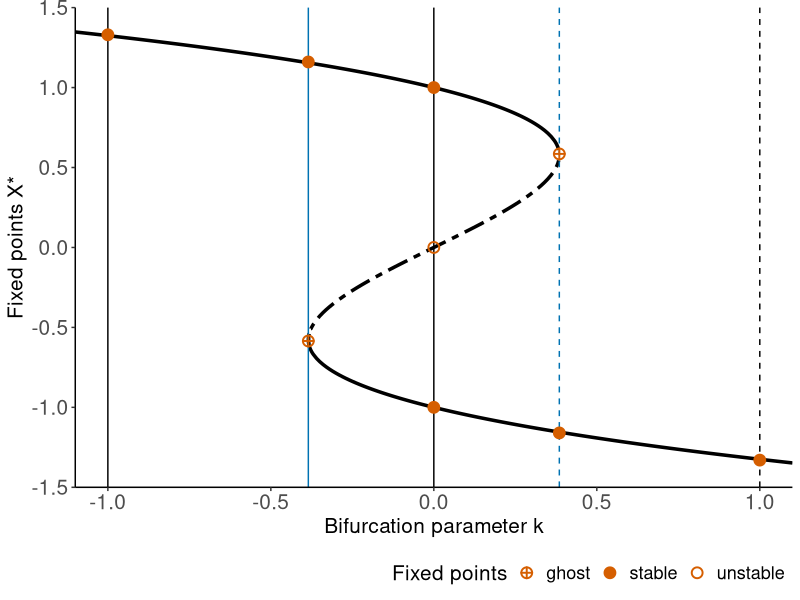
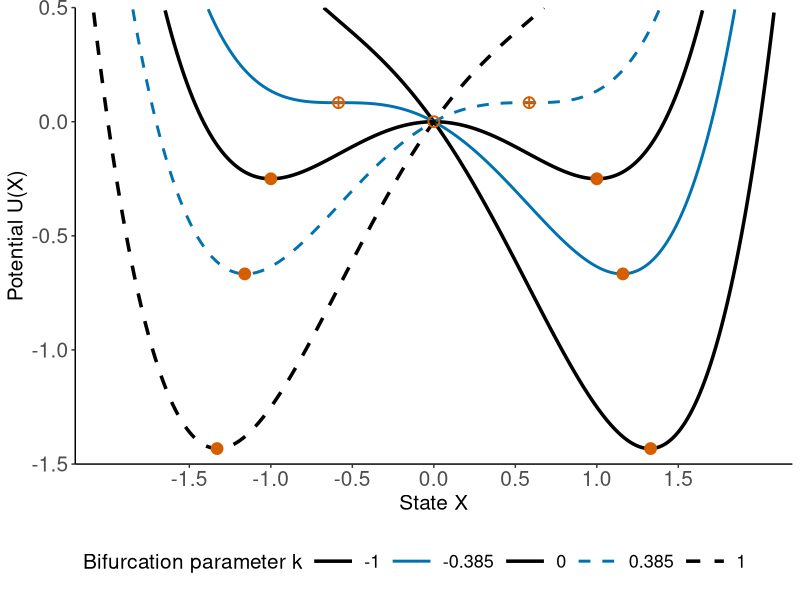
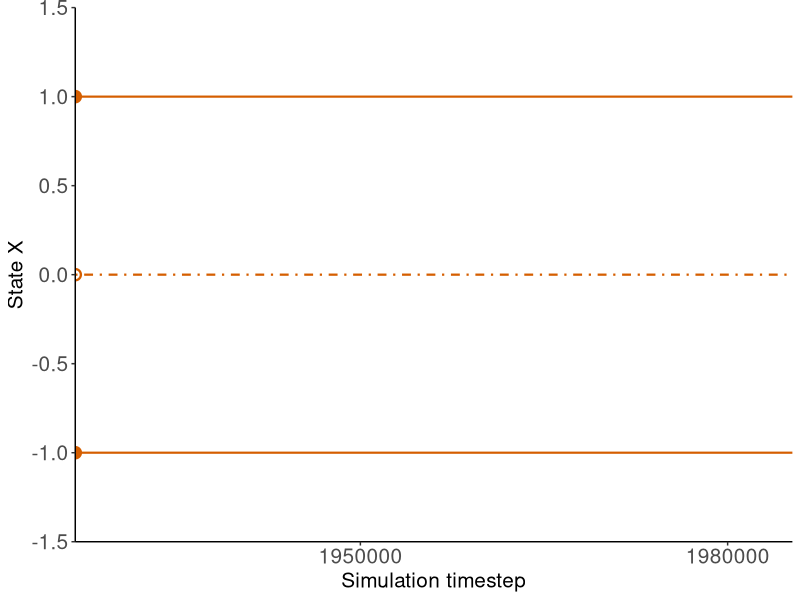
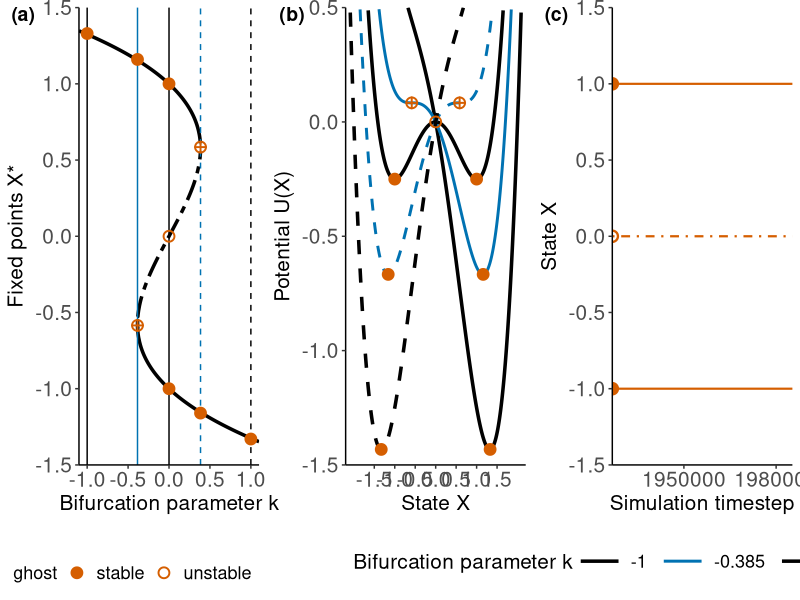
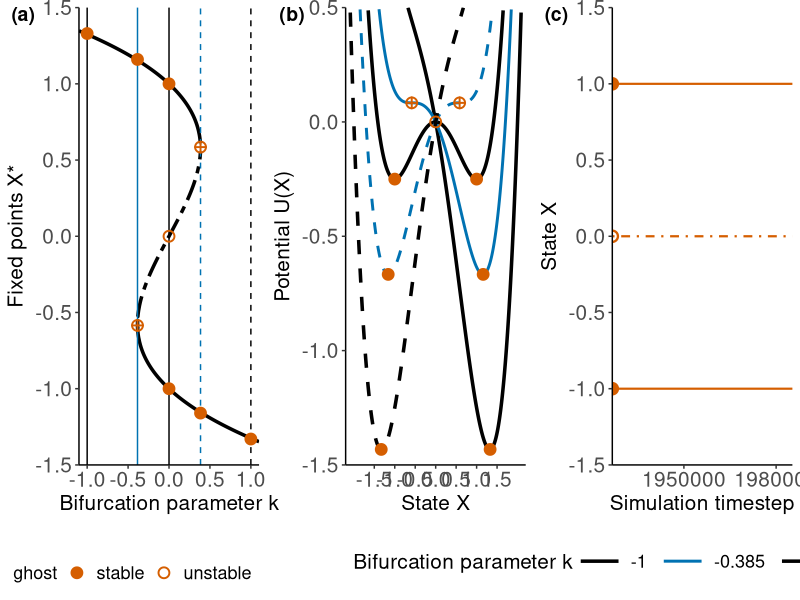

These figures' R source, in order:
setwd("~/Desktop/Publications/alphastableTransient")

# Load necessary library
library(ggplot2)
library(tidyverse)
library(cowplot)


f_prime_flipped = function(x, k) {
  x^3  - x + k
}


find_fixed_points = function(k) {
  # For cubic equation x^3 + px + q = 0, where p = -1, q = k
  p = -1
  q = k
  
  # Calculate discriminant: Δ = (q/2)^2 + (p/3)^3
  discriminant = (q/2)^2 + (p/3)^3
  
  fixed_points = numeric()
  
  if (discriminant > 1e-10) {
    # One real root - use robust cubic root function
    cubic_root = function(x) {
      if (x >= 0) {
        return(x^(1/3))
      } else {
        return(-(-x)^(1/3))
      }
    }
    u = cubic_root(-q/2 + sqrt(discriminant))
    v = cubic_root(-q/2 - sqrt(discriminant))
    fixed_points = c(fixed_points, u + v)
  } else if (abs(discriminant) <= 1e-10) {
    # Two real roots (one repeated)
    # When discriminant = 0: roots are 3q/p and -3q/(2p)
    root1 = 3*q/p
    root2 = -3*q/(2*p)
    fixed_points = c(fixed_points, root1, root2)
  } else {
    # Three real roots using trigonometric solution
    rho = sqrt(-(p/3)^3)
    theta = acos(-q/(2*rho))
    
    # Three roots: 2*sqrt(-p/3) * cos((theta + 2*pi*n)/3) for n = 0, 1, 2
    sqrt_term = 2*sqrt(-p/3)
    fixed_points = c(fixed_points, sqrt_term * cos(theta/3))
    fixed_points = c(fixed_points, sqrt_term * cos((theta + 2*pi)/3))
    fixed_points = c(fixed_points, sqrt_term * cos((theta + 4*pi)/3))
  }
  
  # Remove duplicates and sort
  fixed_points = unique(round(fixed_points, 10))
  
  return(sort(fixed_points))
}

# Define range for k values
k_values = c(seq(-1.1, 1.1, by = 0.01), seq(0.37, 0.40, 0.001), seq(-0.37, -0.40, -0.000001))

# Pre-allocate lists for better performance
k_list = list()
x_list = list()

# Compute fixed points for each k
for (k in k_values) {
  fixed_points = find_fixed_points(k)
  if (length(fixed_points) > 0) {
    k_list[[length(k_list) + 1]] = rep(k, length(fixed_points))
    x_list[[length(x_list) + 1]] = fixed_points
  }
}

# Efficiently combine all results
fixed_points_data = data.frame(k = unlist(k_list), x = unlist(x_list))

upper_stable = fixed_points_data %>%
  filter(x > 0.6)

under_stable = fixed_points_data %>%
  filter(x < -0.6)

unstable = fixed_points_data %>%
  filter(x > -0.6 & x < 0.6)


fixed_points = data.frame(x = c(-1, 0, 1,
                                -0.585, 1.16,
                                0.585, -1.16,
                                1.33, -1.33),
                         k = c(0, 0, 0,
                               -0.385, -0.385,
                               0.385, 0.385,
                               -1, 1),
                         type = c("stable", "unstable", "stable", "ghost", "stable",  "ghost", "stable", "stable", "stable"))

# Plot the flipped bifurcation diagram
(p1 = ggplot() + theme_classic() +
    geom_line(data = upper_stable, aes(x = k, y = x), size = 1.2, color = "black") +
    geom_line(data = under_stable, aes(x = k, y = x), size = 1.2, color = "black") +
    geom_line(data = unstable, aes(x = k, y = x), size = 1.2, linetype = "twodash", color = "black") +
    geom_vline(xintercept = 0,  color = "black", linewidth = .5) +
    geom_vline(xintercept = -0.385,  color = "#0072B2", linewidth = .5) +
    geom_vline(xintercept = 0.385,  color = "#0072B2", linewidth = .5, linetype = "dashed") +
    geom_vline(xintercept = -1, color = "black", linewidth = .5) +
    geom_vline(xintercept = 1, color = "black", linewidth = .5, linetype = "dashed") +
    geom_point(data = fixed_points, aes(x = k, y = x, shape = type), color = "#D55E00", fill = "#D55E00", size = 3, stroke = 1) +
    scale_shape_manual(values = c("stable" = 19, "unstable" = 1, "ghost" = 10), name = "Fixed points") +
    scale_x_continuous(expand = c(0,0), limits = c(-1.1, 1.1), name = "Bifurcation parameter k") +
    scale_y_continuous(expand = c(0,0), limits = c(-1.5, 1.5), name = "Fixed points X*") +
    theme(axis.text = element_text(size = 15),
          axis.title =  element_text(size = 15),
          legend.background = element_rect(fill='transparent', color = NA),
          legend.box.background = element_rect(fill='transparent', color = NA),
          panel.background = element_rect(fill = "transparent", colour = NA),
          plot.background = element_rect(fill = "transparent", colour = NA),
          strip.background = element_rect(fill = "transparent", color = NA),
          legend.justification = c(1,0),
          legend.position = "bottom",
          legend.direction = "horizontal",
          legend.text = element_text(size = 13),
          legend.title = element_text(size = 15)))



potential = function(x,k) {
  
  U = (0.25*x^4 - 0.5*x^2 + k*x)
  return(U)
}


df = data.frame(x = seq(-3, 3, length.out = 1000)) %>%
  mutate(`0` = potential(x = x, k = 0),
         `-0.385` = potential(x = x, k = -0.385),
         `0.385` = potential(x = x, k = 0.385),
         `1` = potential(x = x, k = 1),
         `-1` = potential(x = x, k = -1)) %>%
  pivot_longer(cols = c(`0`, `-0.385`, `0.385`, `1`, `-1`), names_to = "k", values_to = "U")

fixed_points = fixed_points %>%
  mutate(y = potential(x, k))

df$k = factor(df$k, levels = c("-1", "-0.385", "0", "0.385", "1"))

(p2 = ggplot() + theme_classic() +
    geom_line(data = df, aes(x = x, y = U, color = k, linetype = k, linewidth = k), size = .7) +
    geom_point(data = fixed_points, aes(x = x, y = y, shape = type), color = "#D55E00", fill = "#D55E00", size = 3, stroke = 1) +
    scale_shape_manual(values = c("stable" = 19, "unstable" = 1, "ghost" = 10), name = "Fixed points") +
    scale_color_manual(values = c("-1" = "black", "-0.385" =  "#0072B2", "0" = "black", "0.385" =  "#0072B2", "1" = "black"), name = "Bifurcation parameter k") +
    scale_linetype_manual(values = c("-1" = "solid", "-0.385" = "solid", "0" = "solid",  "0.385" = "dashed", "1" = "dashed"), name = "Bifurcation parameter k") +
    scale_linewidth_manual(values = c("-1" = 1.2, "-0.385" = 1, "0" = 1.2, "0.385" = 1,  "1" = 1.2), name = "Bifurcation parameter k") +
    scale_x_continuous(limits = c(-2.2, 2.2), expand = c(0,0), breaks = c(-1.5, -1.0, -0.5, 0, 0.5, 1.0, 1.5), name = "State X") +
    scale_y_continuous(limits = c(-1.5, .5), expand = c(0,0), name = "Potential U(X)") +
    theme(axis.text = element_text(size = 15),
        axis.title =  element_text(size = 15),
        legend.background = element_rect(fill='transparent', color = NA),
        legend.box.background = element_rect(fill='transparent', color = NA),
        panel.background = element_rect(fill = "transparent", colour = NA),
        plot.background = element_rect(fill = "transparent", colour = NA),
        strip.background = element_rect(fill = "transparent", color = NA),
        legend.position = 'bottom',
        legend.direction = "horizontal",
        legend.justification = "left",
        legend.text = element_text(size = 13),
        legend.title = element_text(size = 15),
        legend.key.size = unit(1.2, 'cm')) +
    guides(shape = "none"))

##

df_ts = read_csv("data/timeseries_jumping_theory.csv")

fp_ts = data.frame(y = c(-1, 0, 1),
                   type = c("stable", "unstable", "stable"))

(p3 = ggplot() + theme_classic() +
    geom_hline(data = fp_ts, aes(yintercept = y, linetype = type), color = "#D55E00",  size = .75) +
    geom_line(data = df_ts, aes(x = timestep, y = state), linewidth = .01, alpha = .9, color = "black") +
    geom_point(data = fp_ts, aes(x = -Inf, y = y, shape = type), color = "#D55E00", fill = "#D55E00", size = 3, stroke = 1.2) +
    scale_y_continuous(expand = c(0,0), limits = c(-1.5, 1.5), name = "State X") +
    scale_x_continuous(expand = c(0.005,0), limits = c(1927000, 1985000), name = "Simulation timestep", breaks = c(1920000, 1950000, 1980000)) +
    scale_linetype_manual(values = c("stable" = "solid", "unstable" = "dotdash"), name = "Fixed points") +
    scale_shape_manual(values = c("stable" = 19, "unstable" = 1, "ghost" = 10), name = "Fixed points") +
    theme(axis.text = element_text(size = 15),
          axis.title =  element_text(size = 15),
          legend.background = element_rect(fill='transparent', color = NA),
          legend.box.background = element_rect(fill='transparent', color = NA),
          panel.background = element_rect(fill = "transparent", colour = NA),
          plot.background = element_rect(fill = "transparent", colour = NA),
          strip.background = element_rect(fill = "transparent", color = NA),
          strip.text = element_blank(),
          legend.position = "none",
          legend.direction = "horizontal",
          legend.text = element_text(size = 13),
          legend.title = element_text(size = 15)) +
    guides(shape = "none"))

plot_grid(p1, p2, p3, align = "hv", axis = "l", nrow = 1, labels = c("(a)", "(b)", "(c)"))
ggsave("figures/bifurcation_diagram.pdf", width = 18, height = 7, scale = 0.7)
